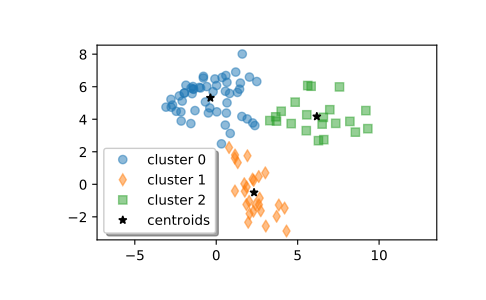

This figure's Python source:
from scipy.cluster.vq import kmeans2
import matplotlib.pyplot as plt

# Create z, an array with shape (100, 2) containing a mixture of samples
# from three multivariate normal distributions.

np.random.seed(12345678)
a = np.random.multivariate_normal([0, 6], [[2, 1], [1, 1.5]], size=45)
b = np.random.multivariate_normal([2, 0], [[1, -1], [-1, 3]], size=30)
c = np.random.multivariate_normal([6, 4], [[5, 0], [0, 1.2]], size=25)
z = np.concatenate((a, b, c))
np.random.shuffle(z)

# Compute three clusters.

centroid, label = kmeans2(z, 3, minit='points')
centroid
# array([[-0.35770296,  5.31342524],
# [ 2.32210289, -0.50551972],
# [ 6.17653859,  4.16719247]])

# How many points are in each cluster?

counts = np.bincount(label)
counts
# array([52, 27, 21])

# Plot the clusters.

w0 = z[label == 0]
w1 = z[label == 1]
w2 = z[label == 2]
plt.plot(w0[:, 0], w0[:, 1], 'o', alpha=0.5, label='cluster 0')
plt.plot(w1[:, 0], w1[:, 1], 'd', alpha=0.5, label='cluster 1')
plt.plot(w2[:, 0], w2[:, 1], 's', alpha=0.5, label='cluster 2')
plt.plot(centroid[:, 0], centroid[:, 1], 'k*', label='centroids')
plt.axis('equal')
plt.legend(shadow=True)
plt.show()
